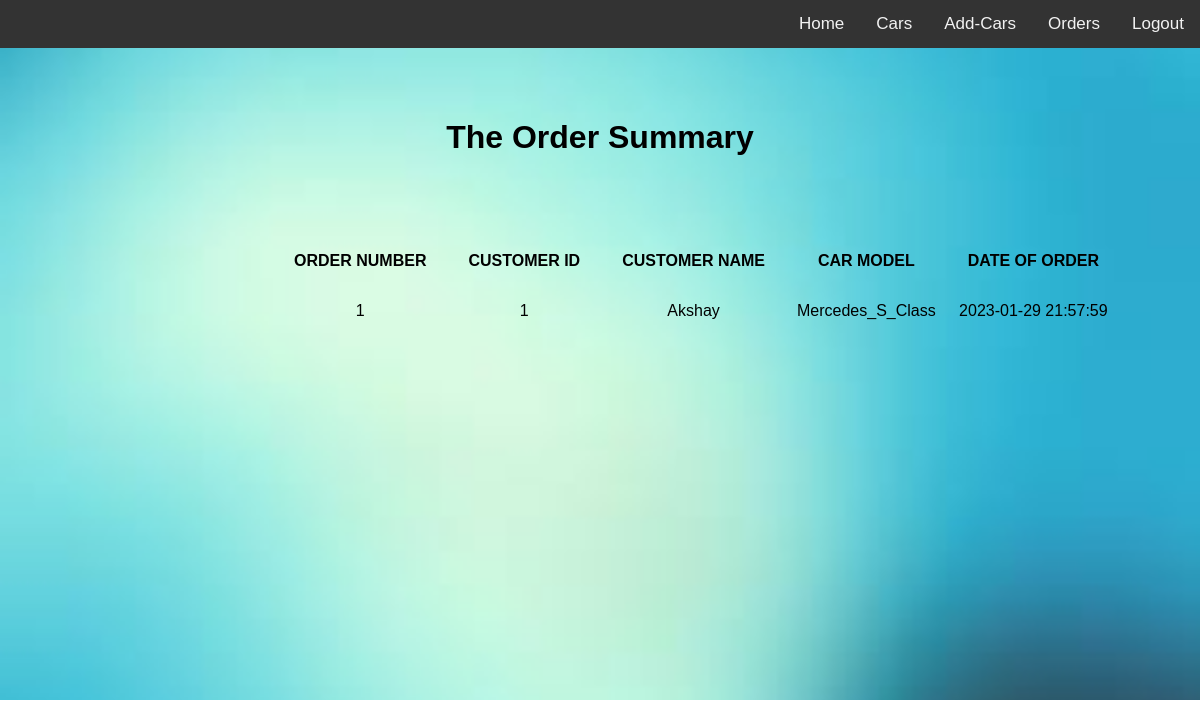
/admin/adminorder.php (signed in), run on the app's committed database.
### tables this page shows
CREATE TABLE `orders` (
  `order_id` int(11) NOT NULL,
  `customer_id` int(11) NOT NULL,
  `model_no` int(11) NOT NULL,
  `order_date` datetime NOT NULL
);

CREATE TABLE `customer` (
  `cus_id` int(11) NOT NULL,
  `name` varchar(25) NOT NULL,
  `email` varchar(30) NOT NULL,
  `password` varchar(30) NOT NULL,
  `phone` double NOT NULL,
  `address` varchar(30) NOT NULL
);

CREATE TABLE `model` (
  `model_no` int(11) NOT NULL,
  `model_name` varchar(20) NOT NULL,
  `year` int(11) NOT NULL,
  `mf_id` int(11) NOT NULL
);

### admin/adminorder.php (the view, shortened to what this page needs)
<!DOCTYPE html>
<html>
<head>
</head>
<body>
<div class="bg-img">
  <div class="container">
    <div class="topnav">
      <a href="adminlogout.php">Logout</a>
      <a href="adminorder.php">Orders</a>
      <a href="adminaddcars.php">Add-Cars</a>
      <a href="admincar.php">Cars </a>
	  <a href="admin.php">Home</a>
    </div>
  </div>
<h1>The Order Summary</h1>
<div class="s">
                 <table >
                   <tr>
                       <th class = "text-center">ORDER NUMBER</th>
                       <th class = "text-center">CUSTOMER ID</th>
                       <th class = "text-center">CUSTOMER NAME</th>
                       <th class = "text-center">CAR MODEL</th>
                       <th class = "text-center">DATE OF ORDER</th>
                      </tr>
                             <?php
                                   $db=mysqli_connect("localhost","root","","carshowdb");
                                   $getorders= mysqli_query($db, "SELECT * from orders ");
                                   $numrows3 =mysqli_num_rows($getorders);
                                   if($numrows3 !=0)
                                   {
                                       while($row3=mysqli_fetch_assoc($getorders))
                                       {
                                                       $dbsaleid=$row3['order_id'];
                                                       $dbcustomerid=$row3['customer_id'];
                                                       $carnumber=$row3['model_no'];
                                                       $date=$row3['order_date'];
                                               $getusercarname = mysqli_query($db, "SELECT model_name from model where model_no = '".$carnumber."'");
                                               $numrows2 =mysqli_num_rows($getusercarname);
                                               if($numrows2 !=0)
                                               {
                                                   while($row2=mysqli_fetch_assoc($getusercarname))
                                                   {
                                                       $dbusercarname=$row2['model_name'];
                                                   }
                                               }
                                               $getusername= mysqli_query($db, "SELECT name from customer where cus_id = '".$dbcustomerid."'");
                                               $numrows =mysqli_num_rows($getusername);
                                               if($numrows !=0)
                                               {
                                                   while($row=mysqli_fetch_assoc($getusername))
                                                   {
                                                       $dbusername=$row['name'];
                                                   }
                                               }
                                                           echo "<tr>" ;
                                                           echo "<td>$dbsaleid</td>";
                                                          echo "<td>$dbcustomerid</td>";
                                                          echo "<td>$dbusername</td>";
                                                           echo "<td>$dbusercarname</td>";
                                                            echo "<td>$date</td>";
                                                           echo" </tr>";
                                       }
                                   }
                           ?>
                  </table>
         </div>
</div>
</body>
</html>

### admin/adminorder.php (style rules this page uses)
body { font-family: Arial, Helvetica, sans-serif }
* { box-sizing: border-box; }
body { padding: 0; margin: 0; }
.bg-img { background-image: url("images/backgr.jfif"); margin: 0%; padding: 0%; min-height: 700px; background-position: center; background-repeat: no-repeat; background-size: cover; position: relative; }
.container { width: auto; }
.topnav { overflow: hidden; background-color: #333; }
.topnav a { float: right; color: #f2f2f2; text-align: right; padding: 14px 16px; text-decoration: none; font-size: 17px; }
h1 { padding: 50px; text-align: center; }
tr { text-align: center; }
td { padding: 10px; }
th.text-center { padding: 20px; }

### data on the page
orders: order_id "1", customer "1", customer.name "Akshay", model.model_name "Mercedes_S_Class", order_date "2023-01-29 21:57:59"
